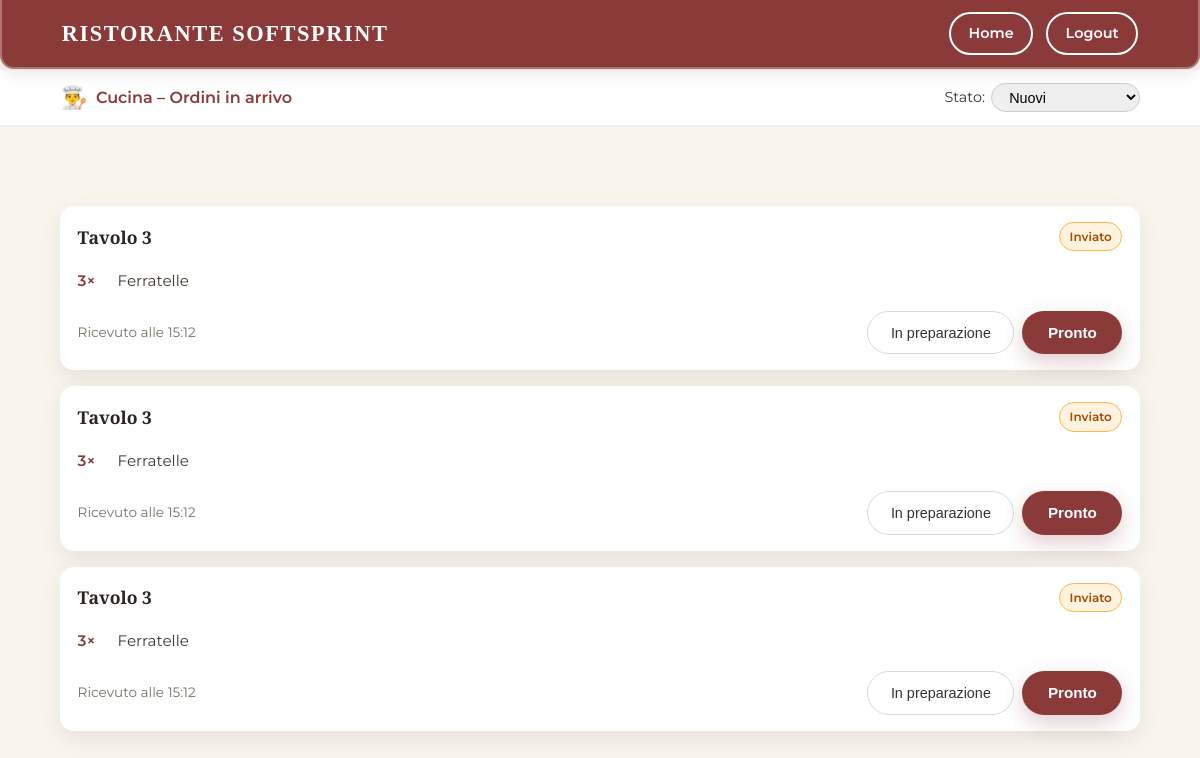
/public/cuoco.php (signed in), run on the app's committed database.
### tables this page shows
CREATE TABLE `ordine` (
  `id_ordine` int(11) NOT NULL,
  `id_tavolo` int(11) NOT NULL,
  `data_ora` datetime NOT NULL,
  `stato` enum('inviato','in preparazione','pronto') NOT NULL,
  `id_utente` int(11) DEFAULT NULL,
  `note` varchar(255) DEFAULT NULL
);

CREATE TABLE `ordine_piatto` (
  `id_ordine_piatto` int(11) NOT NULL,
  `id_ordine` int(11) NOT NULL,
  `id_piatto` int(11) NOT NULL,
  `quantita` int(11) NOT NULL
);

CREATE TABLE `piatto` (
  `id_piatto` int(11) NOT NULL,
  `nome` varchar(50) NOT NULL,
  `prezzo` decimal(5,0) NOT NULL,
  `categoria` varchar(255) DEFAULT NULL,
  `img` varchar(255) DEFAULT NULL,
  `descrizione` varchar(255) DEFAULT NULL
);

### php/includes/db.php (called while the page is built, shortened)
<?php
    function open(){
        $connDB = new mysqli(dbhost, dbuser, dbpass, db);
        return $connDB;
    }
?>

### php/class/Ordine.php (called while the page is built, shortened)
<?php
require_once __DIR__ . "/../includes/db.php";
require_once "OrdinePiatto.php";
class Ordine {
    private $db;
    private $ordinePiatto;
    public function __construct($db = null, $ordinePiatto = null) {
        $this->db =$db ?? open();
        $this->ordinePiatto = $ordinePiatto ?: new OrdinePiatto();
    }
    public function getOrdiniAttivi(): array {
        $sql = "SELECT * FROM ordine WHERE stato != 'completato' ORDER BY data_ora ASC";
        $result = $this->db->query($sql);
        return $result->fetch_all(MYSQLI_ASSOC);
    }
    public function getPiattiDaOrdine(int $idTavolo): array {
        $sql = "SELECT id_ordine FROM ordine WHERE id_tavolo = ?  ORDER BY data_ora DESC LIMIT 1";
        $stmt = $this->db->prepare($sql);
        $stmt->bind_param("i", $idTavolo);
        $stmt->execute();
        $result = $stmt->get_result();
        $row = $result->fetch_assoc();
        return $this->ordinePiatto->getPiatti($row['id_ordine']);
    }
}

### php/class/OrdinePiatto.php (called while the page is built, shortened)
<?php
require_once __DIR__ . "/../includes/db.php";
class OrdinePiatto {
    private $db;
    public function __construct() {
        $this->db = open();
    }
    public function getPiatti(int $idOrdine): array {
        $sql = "SELECT p.id_piatto, p.nome, p.prezzo, op.quantita
                FROM ordine_piatto op
                JOIN piatto p ON op.id_piatto = p.id_piatto
                WHERE op.id_ordine = ?";
        $stmt = $this->db->prepare($sql);
        $stmt->bind_param("i", $idOrdine);
        $stmt->execute();
        $result = $stmt->get_result();
        $piatti = $result->fetch_all(MYSQLI_ASSOC);
        return $piatti;
    }
}

### public/cuoco.php (the view, shortened to what this page needs)
<?php
require_once "../php/includes/header.php";
require_once "../php/class/Ordine.php";
$header = new Header();
$ordineObj = new Ordine();
$ordini = $ordineObj->getOrdiniAttivi();
?>
<?php echo $header->render('user'); ?>
<header class="kitchen-topbar">
    <div class="container kitchen-topbar-inner">
        <div class="kitchen-brand">
            <span class="kitchen-icon">👨‍🍳</span>
            <span class="kitchen-title">Cucina – Ordini in arrivo</span>
        </div>
        <div class="kitchen-filters">
            <label for="filtro-stato">Stato:</label>
            <select id="filtro-stato">
                <option value="inviato" selected>Nuovi</option>
            </select>
        </div>
    </div>
</header>
<main class="container kitchen-layout">
    <section class="orders-panel" id="orders-panel">
        <?php foreach ($ordini as $ord): ?>
            <?php
                $piatti = $ordineObj->getPiattiDaOrdine($ord['id_tavolo']);
            ?>
            <article class="order-card"
                     data-stato="<?= htmlspecialchars($ord['stato']) ?>"
                     data-id="<?= $ord['id_ordine'] ?>">
                <header class="order-card-header">
                    <div>
                        <h2>Tavolo <?= htmlspecialchars($ord['id_tavolo']) ?></h2>
                    </div>
                    <span class="order-status status-<?= htmlspecialchars($ord['stato']) ?>">
                        <?= ucfirst(htmlspecialchars($ord['stato'])) ?>
                    </span>
                </header>
                <ul class="order-card-items">
                    <?php foreach ($piatti as $p): ?>
                        <li>
                            <span class="item-qty"><?= $p['quantita'] ?>×</span>
                            <span class="item-name"><?= htmlspecialchars($p['nome']) ?></span>
                        </li>
                    <?php endforeach; ?>
                </ul>
                <div class="order-card-footer">
                    <span class="order-time">
                        Ricevuto alle <?= date("H:i", strtotime($ord['data_ora'])) ?>
                    </span>
                    <div class="order-actions">
                        <?php if ($ord['stato'] !== 'in preparazione'): ?>
                        <button class="btn-secondary state-btn" data-state="in preparazione">
                            In preparazione
                        </button>
                        <?php endif; ?>
                        <?php if ($ord['stato'] !== 'pronto'): ?>
                        <button class="btn-primary state-btn" data-state="pronto">
                            Pronto
                        </button>
                        <?php endif; ?>
                    </div>
                </div>
            </article>
        <?php endforeach; ?>
    </section>
</main>
</body>
</html>

### css/style.css (style rules this page uses)
:root { --bg: #f9f4ec; --primary: #8b3a3a; --secondary: #47624f; --accent: #e1c699; --text: #333333; --light: #ffffff; }
* { box-sizing: border-box; margin: 0; padding: 0; }
body { font-family: "Montserrat", system-ui, -apple-system, sans-serif; background-color: var(--bg); color: var(--text); line-height: 1.6; }
header, main, footer { width: 100%; }
.container { width: 90%; max-width: 1200px; margin: 0 auto; }
.btn-primary { padding: 0.8rem 1.6rem; border-radius: 999px; border: none; background-color: var(--primary); color: var(--light); font-weight: 600; font-size: 0.95rem; cursor: pointer; transition: transform 0.15s ease-out, box-shadow 0.15s ease-out, background-color 0.15s ease-out; box-shadow: 0 8px 20px rgba(139, 58, 58, 0.25); }
.btn-secondary { padding: 0.8rem 1.4rem; border-radius: 999px; border: 1px solid rgba(0, 0, 0, 0.15); background-color: transparent; color: var(--text); font-weight: 500; font-size: 0.9rem; cursor: pointer; transition: background-color 0.15s ease-out; }
section:not(.hero-blur) { padding: 3rem 0; }
.kitchen-topbar { position: sticky; top: 70px; z-index: 30; background: var(--light); border-bottom: 2px solid rgba(0, 0, 0, 0.06); padding: 0.6rem 0; }
.kitchen-topbar-inner { display: flex; justify-content: space-between; align-items: center; }
.kitchen-brand { display: flex; align-items: center; gap: 0.5rem; }
.kitchen-icon { font-size: 1.4rem; }
.kitchen-title { font-weight: 600; color: var(--primary); }
.kitchen-filters { display: flex; align-items: center; gap: 0.4rem; font-size: 0.9rem; }
.kitchen-filters select { padding: 0.3rem 0.8rem; border-radius: 999px; border: 1px solid #ccc; font-size: 0.9rem; }
.kitchen-layout { margin-top: 2rem; }
.orders-panel { display: flex; flex-direction: column; gap: 1rem; }
.order-card { background: var(--light); border-radius: 14px; padding: 1rem 1.1rem; box-shadow: 0 8px 24px rgba(0, 0, 0, 0.08); display: flex; flex-direction: column; gap: 0.7rem; }
.order-card-header { display: flex; justify-content: space-between; align-items: center; }
.order-card-header h2 { margin: 0; font-size: 1.1rem; font-family: "Playfair Display", serif; color: #2b2420; }
.order-status { font-size: 0.75rem; padding: 0.25rem 0.6rem; border-radius: 999px; font-weight: 600; }
.order-card-items { list-style: none; margin: 0; padding: 0.4rem 0 0.2rem; display: flex; flex-direction: column; gap: 0.25rem; }
.order-card-items li { display: flex; align-items: baseline; gap: 0.5rem; font-size: 0.95rem; }
.item-qty { font-weight: 600; color: var(--primary); min-width: 2rem; }
.item-name { color: #433a32; }
.order-card-footer { display: flex; justify-content: space-between; align-items: center; font-size: 0.85rem; margin-top: 0.2rem; }
.order-time { color: #7a7166; }
.order-actions { display: flex; gap: 0.4rem; }
.order-status { padding: 0.25rem 0.6rem; border-radius: 999px; background: #fff3e0; border: 1px solid #ffb74d; color: #a04b00; font-size: 0.75rem; font-weight: 600; }
.order-actions { display: flex; gap: 0.5rem; }

### data on the page
ordine: id_tavolo "3", stato "Inviato", data_ora "15:12", shows "In preparazione", shows "Pronto"
ordine_piatto: quantita "3", id_piatto.nome "Ferratelle"
ordine: id_tavolo "3", stato "Inviato", data_ora "15:12", shows "In preparazione", shows "Pronto"
ordine: id_tavolo "3", stato "Inviato", data_ora "15:12", shows "In preparazione", shows "Pronto"
